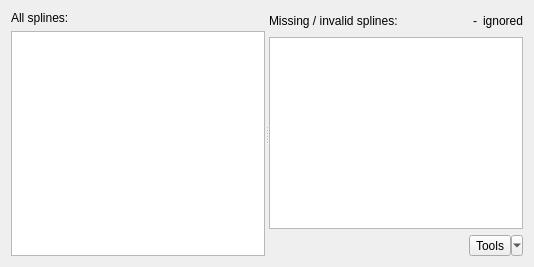
      <widget class="QWidget" name="tabSplines">
       <property name="toolTip">
        <string>Splines on the map</string>
       </property>
       <attribute name="title">
        <string>Splines</string>
       </attribute>
       <layout class="QVBoxLayout" name="verticalLayout_14">
        <item>
         <widget class="QSplitter" name="splitter_3">
          <property name="toolTip">
           <string/>
          </property>
          <property name="orientation">
           <enum>Qt::Horizontal</enum>
          </property>
          <widget class="QWidget" name="layoutWidget">
           <property name="toolTip">
            <string/>
           </property>
           <layout class="QVBoxLayout" name="verticalLayout_7">
            <item>
             <widget class="QLabel" name="lblSplinesAll">
              <property name="toolTip">
               <string/>
              </property>
              <property name="text">
               <string>All splines:</string>
              </property>
              <property name="buddy">
               <cstring>lwgSplinesAll</cstring>
              </property>
             </widget>
            </item>
            <item>
             <widget class="QListWidget" name="lwgSplinesAll">
              <property name="toolTip">
               <string/>
              </property>
              <property name="selectionMode">
               <enum>QAbstractItemView::ExtendedSelection</enum>
              </property>
              <property name="batchSize">
               <number>300</number>
              </property>
             </widget>
            </item>
           </layout>
          </widget>
          <widget class="QWidget" name="layoutWidget">
           <property name="toolTip">
            <string/>
           </property>
           <layout class="QVBoxLayout" name="verticalLayout_6">
            <item>
             <layout class="QHBoxLayout" name="horizontalLayout_18">
              <item>
               <widget class="QLabel" name="lblSplinesMissing">
                <property name="toolTip">
                 <string/>
                </property>
                <property name="text">
                 <string>Missing / invalid splines:</string>
                </property>
                <property name="buddy">
                 <cstring>lwgSplinesMissing</cstring>
                </property>
               </widget>
              </item>
              <item>
               <spacer name="horizontalSpacer_9">
                <property name="toolTip">
                 <string/>
                </property>
                <property name="orientation">
                 <enum>Qt::Horizontal</enum>
                </property>
                <property name="sizeHint" stdset="0">
                 <size>
                  <width>40</width>
                  <height>20</height>
                 </size>
                </property>
               </spacer>
              </item>
              <item>
               <widget class="QLabel" name="lblIgnoredSplines">
                <property name="toolTip">
                 <string/>
                </property>
                <property name="text">
                 <string notr="true">-</string>
                </property>
               </widget>
              </item>
              <item>
               <widget class="QLabel" name="lblIgnoredSplinesText">
                <property name="toolTip">
                 <string/>
                </property>
                <property name="text">
                 <string>ignored</string>
                </property>
               </widget>
              </item>
             </layout>
            </item>
            <item>
             <widget class="QListWidget" name="lwgSplinesMissing">
              <property name="toolTip">
               <string/>
              </property>
              <property name="selectionMode">
               <enum>QAbstractItemView::ExtendedSelection</enum>
              </property>
              <property name="batchSize">
               <number>300</number>
              </property>
             </widget>
            </item>
            <item>
             <layout class="QHBoxLayout" name="horizontalLayout_11">
              <item>
               <spacer name="horizontalSpacer_3">
                <property name="toolTip">
                 <string/>
                </property>
                <property name="orientation">
                 <enum>Qt::Horizontal</enum>
                </property>
                <property name="sizeHint" stdset="0">
                 <size>
                  <width>40</width>
                  <height>20</height>
                 </size>
                </property>
               </spacer>
              </item>
              <item>
               <widget class="QToolButton" name="tbnSplinesTools">
                <property name="sizePolicy">
                 <sizepolicy hsizetype="Fixed" vsizetype="Fixed">
                  <horstretch>0</horstretch>
                  <verstretch>0</verstretch>
                 </sizepolicy>
                </property>
                <property name="toolTip">
                 <string/>
                </property>
                <property name="text">
                 <string>Tools</string>
                </property>
                <property name="icon">
                 <iconset resource="../../ressources.qrc">
                  <normaloff>:/rec/data/icons/iconToolbox.svg</normaloff>:/rec/data/icons/iconToolbox.svg</iconset>
                </property>
                <property name="popupMode">
                 <enum>QToolButton::MenuButtonPopup</enum>
                </property>
                <property name="toolButtonStyle">
                 <enum>Qt::ToolButtonTextBesideIcon</enum>
                </property>
                <property name="autoRaise">
                 <bool>false</bool>
                </property>
                <property name="arrowType">
                 <enum>Qt::NoArrow</enum>
                </property>
               </widget>
              </item>
             </layout>
            </item>
           </layout>
          </widget>
         </widget>
        </item>
       </layout>
      </widget>
